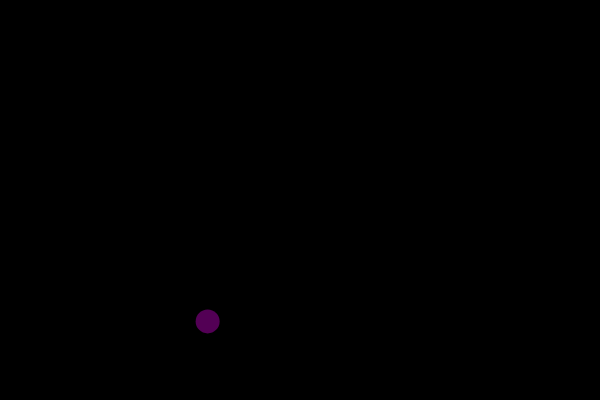
Frame 1 (no input)
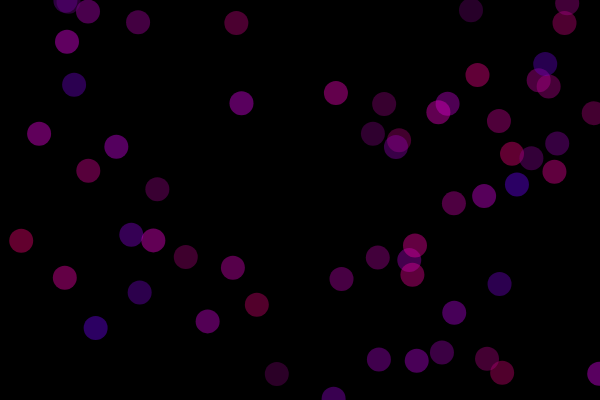
Frame 60 (no input)
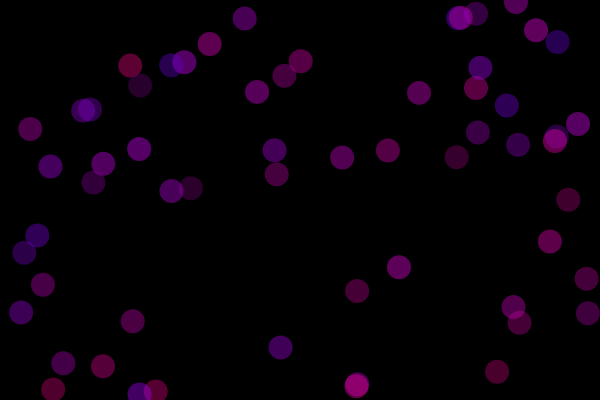
Frame 120 (the mouse pressed at the canvas centre since frame 60)

The p5.js sketch that drew these frames (run headless with seeded random() and noise() and a simulated clock; from frame 60 on, the mouse is pressed at the canvas centre):

// p5.js sketch
// ── sketch.js
var spot = {
  x: 100,
  y: 50
}

var col = {
  r: 255,
  g: 0,
  b: 0
}
function setup() {
  createCanvas (600,400);
  background (0);
}

function draw() {
  col.r = random (100,255);
  col.g = random (100,255);
  col.b = random (100,255);
  spot.x = random (0,width);
  spot.y = random (0,height),
  fill (col.r, 0, col.b, 100);
  noStroke ();
  
  if (mouseX >300){
    fill (0,col.g, col.b,100)
  }
  ellipse (spot.x,spot.y, 24,24);
}
function mousePressed() {
background (0);
}
